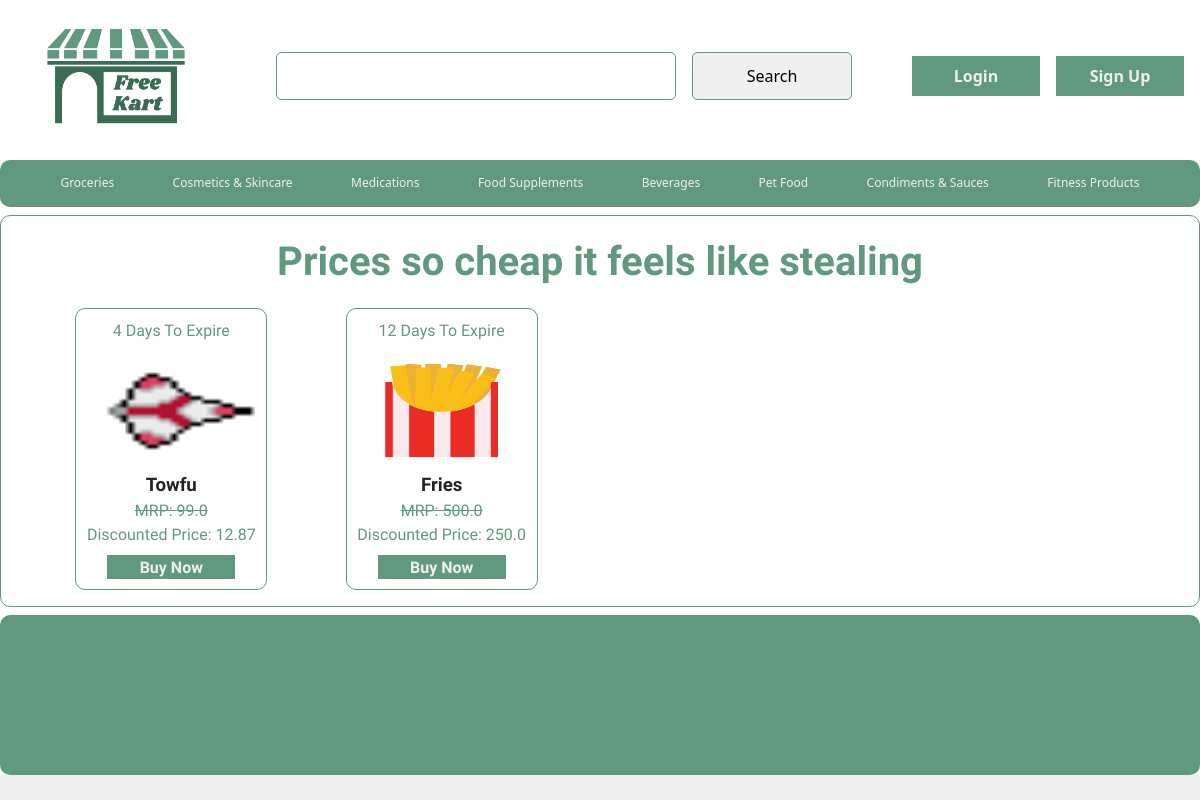
The page / on the database its author committed.
### models.py (models this page shows, shortened)
class Product(db.Model):
    __tablename__ = "products"
    id = db.Column(db.Integer, primary_key=True, autoincrement=True)
    expiry = db.Column(db.DateTime, nullable=False)
    pic = db.Column(db.String(50), nullable=False, default="")
    name = db.Column(db.String(50), nullable=False)
    quantity = db.Column(db.Integer, nullable=False)
    price = db.Column(db.Float, nullable=False)
    category = db.Column(db.String(25), nullable=False)
    seller_id = db.Column(db.Integer, db.ForeignKey('sellers.id'), nullable=False)

### routes/core.py (the view)
@core.route("/")
def root():
    products = db.session.query(Product).all()
    for product in products :
        product.days = (product.expiry - datetime.now()).days
        product.effective_price = Calc_effective_price(product.price, product.days)
    return render_template("landing.html" , products=products)

### routes/api.py (called while the page is built)
def Calc_effective_price(MRP, time):
    if time > 21:
        price = MRP * 0.90  # 10% discount
    elif time > 14:
        price = MRP * 0.75  # 25% discount
    elif time > 7:
        price = MRP * 0.50  # 50% discount
    elif time == 7:
        price = MRP * 0.25  # 25% discount
    elif time == 6:
        price = MRP * 0.20  # 80% discount
    elif time == 5:
        price = MRP * 0.16  # 84% discount
    elif time == 4:
        price = MRP * 0.13  # 87% discount
    elif time == 3:
        price = MRP * 0.11  # 89% discount
    elif time == 2:
        price = MRP * 0.10  # 90% discount
    elif time == 1:
        price = MRP * 0.9  # 91% discount
    else:
        price = MRP
    return round(price,2)

### templates/landing.html
{% extends "base.html" %}
{% block content %}
<div class="display">
  <div class="heading">
    Prices so cheap it feels like stealing
  </div>
  <div class="products">
    {% for product in products %}
    <div class="product-banner">
      <p>{{product.days}} Days To Expire</p>
      <img src="{{product.pic}}" height="120" width="200"" alt="Product Image">
      <name>{{ product.name }}</name>
      <p><strike>MRP: {{product.price}}</strike><br>
      Discounted Price: {{product.effective_price}}</p>
      <br>
      <button onclick="window.location = '/product-view/' + {{ product.id }}">
        Buy Now
      </button>
    </div>
    {% endfor %}
  </div>
</div>
{% endblock %}

### templates/base.html (shortened to what this page needs)
<!DOCTYPE html>
<html>
  <head>
    <link rel="stylesheet" href="{{ url_for("static", filename = 'css/global.css')}}">
    <link href="https://cdn.jsdelivr.net/npm/bootstrap@5.3.2/dist/css/bootstrap.min.css" rel="stylesheet">
  </head>
  <body>
    <div class="nav-bar">
      <div class="logo">
        <img onclick = "window.location='/'" src="{{ url_for("static", filename = 'img/logo.png')}}" height="120" width="200">
      </div>
      <form class="nav-button">
        <input type="text" id = "query">
        <input type="submit" id = "search"value = "Search">
      </form>
      <div class="feilds">
        <button onclick="window.location='/login/'">Login</button>
        <button onclick="window.location='/register/'">Sign Up</button>
      </div>
    </div>
    <div class="categories">
        <button>Groceries</button>
        <button>Cosmetics & Skincare</button>
        <button>Medications</button>
        <button>Food Supplements</button>
        <button>Beverages</button>
        <button>Pet Food</button>
        <button>Condiments & Sauces</button>
        <button>Fitness Products</button>
    </div>
    {% block content %}
    {% endblock %}
  </body>
  <footer>
  </footer>
</html>

### static/css/global.css (style rules this page uses)
:root { --primary : #61997e; --white : #eeeeee; --content-font : 'Signika Negative' }
html { background-color: var(--white); }
* { margin: none; padding: none; border: none; outline: none; }
body { display: flex; flex-direction: column; gap: 0.5em; }
.nav-bar { padding: 1em; height: auto; gap: 1em; display: flex; align-items: center; justify-content: space-between; flex-wrap: wrap; }
.display { display: flex; flex-direction: column; align-items: center; gap: 1em; padding: 1em; height: auto; border-radius: 10px; border:1px solid var(--primary); }
.heading { font-family: var(--content-font); font-size: 30pt; font-weight: 700; color: var(--primary); }
input { border: 1px solid var(--primary); height: 3em; font-family: var(--content-font); font-size: 12pt; padding: 0 1em; border-radius: 5px; }
button { cursor: pointer; background-color: var(--primary); color: var(--white); font-family: var(--content-font); height: 2.5em; font-weight: bold; border-radius: 5px; font-size: 16pt; width: 8em; }
.nav-button,.feilds { display: flex; gap: 1em; }
#query { width: 25em; }
#search { width: 10em; cursor: pointer; }
.categories { border-radius: 10px; background-color: var(--primary); display: flex; justify-content: space-evenly; flex-wrap: wrap; border-bottom: 1px solid grey; padding: 0.5em; }
.categories button { height: 2.5em; width: auto; font-size: 12px; font-weight: 400; }
.products { display: grid; width: 90%; grid-template-columns: repeat(auto-fill, minmax(200px, 1fr)); gap: 2em; }
.product-banner { box-sizing: border-box; padding: 10px; display: flex; border-radius: 10px; text-align: center; flex-direction: column; font-family: var(--content-font); align-items: center; width: 12em; border: 1px solid var(--primary); }
.product-banner p { border-radius: 5px; color: var(--primary); height: 1em; }
.product-banner name { font-size: 14pt; font-weight: bold; }
.product-banner button { height: 1.5em; }
footer { height: 10em; background-color: var(--primary); border-radius: 10px; }
.logo img { cursor: pointer; }

### rows shown on the page
Product: days "4", pic (picture), name "Towfu", price "99.0", effective_price "12.87"
Product: days "12", pic (picture), name "Fries", price "500.0", effective_price "250.0"
